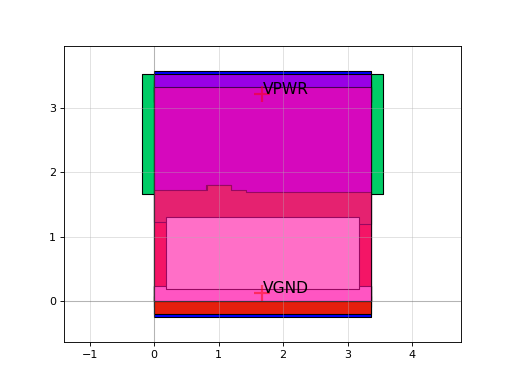

The script that drew this image:
import sky130

c = sky130.components.sky130_fd_sc_hs__a2bb2oi_1()
c.plot()
